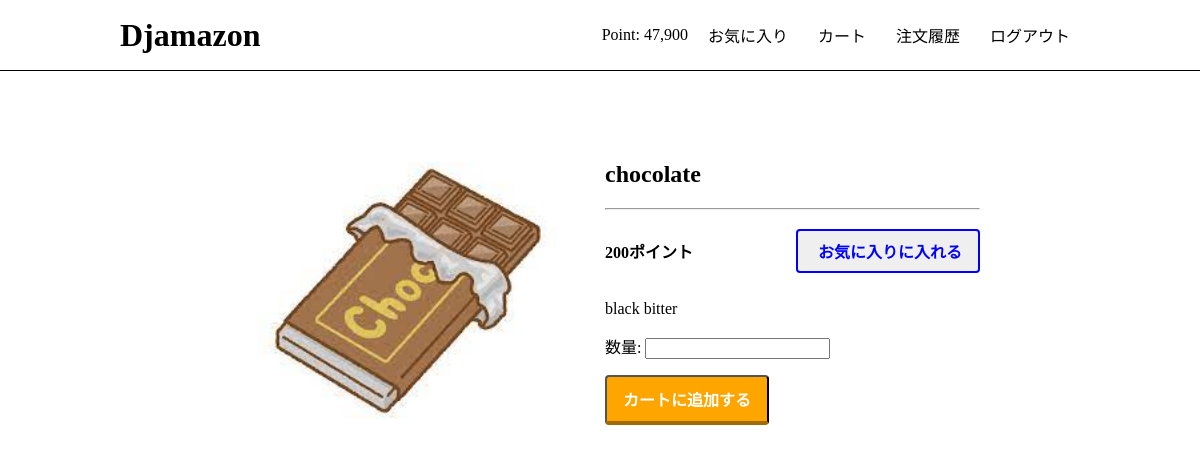
Page /product/3/ (signed in) on the committed database.
### users/models.py (models this page shows)
class User(AbstractBaseUser, PermissionsMixin):
    initial_point = 50000
    email = models.EmailField("メールアドレス", unique=True)
    point = models.PositiveIntegerField(default=initial_point)
    fav_products = models.ManyToManyField(Product, blank=True) # 追加
    is_staff = models.BooleanField("is_staff", default=False) #adminの権限
    is_active = models.BooleanField("is_active", default=True)#　必須の権限
    date_joined = models.DateTimeField("date_joined",default=timezone.now)
    objects = UserManager()
    USERNAME_FIELD = "email"
    EMAIL_FIELD = "email"
    REQUIRED_FIELDS = []
    class Meta:
        verbose_name = "user"
        verbose_name_plural = "users"

### app/models.py (models this page shows, shortened)
class Product(models.Model):
    name = models.CharField(max_length=100)
    description = models.TextField(blank=True)
    price = models.PositiveIntegerField(default=0)
    image = models.ImageField(upload_to='product')

### app/views.py (the view, shortened to what this page needs)
# urls.py: path('product/<int:product_id>/', views.detail, name='detail'),
def detail(request, product_id):
    product = get_object_or_404(Product, pk=product_id)
    add_to_cart_form = AddToCartForm(request.POST or None)
    context = {
       'product': product,
       'add_to_cart_form': add_to_cart_form,
    }
    return render(request, 'app/detail.html', context)

### app/forms.py
class AddToCartForm(forms.Form):
    num = forms.IntegerField(
        label='数量',
        min_value=1,
        required=True)

### app/templates/app/detail.html (shortened to what this page needs)
{% extends 'app/base.html' %}
{% load humanize %}
{% block content %}
<div class="product-detail">
    <div class="product-detail-image">
        <img src="{{ product.image.url }}" class="product-img">
    </div>
    <div class="product-detail-info">
        <h2>{{ product.name }}</h2>
        <hr>
        <div class="point-fav-section">
            <h4>{{ product.price | intcomma }}ポイント</h4>
            {% if request.user.is_authenticated %}
            <form action="{% url 'app:toggle_fav_product_status' %}" method="post">{% csrf_token %}
                {% if product in user.fav_products.all %}
                <input type="submit" name="submit" class="fav_button" value="
        お気に入りから外す" />
                {% else %}
                <input type="submit" name="submit" class="fav_button" value=" お気に入りに入れる" />
                {% endif %}
            </form>
            {% endif %}
        </div>
        <p>{{ product.description }}</p>
        <div>
            {% if request.user.is_authenticated %}
            <form action="{% url 'app:detail' product.id %}" method="post">{% csrf_token %}
                {{ add_to_cart_form.as_p }}
                <button class="purchase-button" type="submit">カートに追加する
                </button>
            </form>
            {% else %}
            <a href="{% url 'app:login' %}?next={{ request.path }}"><button
                    class="purchase-button">ログインして購入する</button></a>
            {% endif %}
        </div>
    </div>
</div>
{% endblock %}

### app/templates/app/base.html (shortened to what this page needs)
{% load static %}
{% load humanize %}
<!DOCTYPE html>
<html>
<head>
    <link rel="stylesheet" type="text/css" href="{% static 'css/style.css' %}">
</head>
<body>
    <header>
        <div class="container">
            <h1><a href="{% url 'app:index' %}">Djamazon</a></h1>
            <div class="header-menu">
                {% if request.user.is_authenticated %}
                <span>Point: {{ user.point | intcomma }}</span>
                <span><a href="{% url 'app:fav_products' %}">お気に入り</a></span>
                <span><a href="{% url 'app:cart' %}">カート</a></span>
                <span><a href="{% url 'app:order_history' %}">注文履歴</a></span>
                <span><a href="{% url 'app:logout' %}">ログアウト</a></span>
                {% else %}
                <span><a href="{% url 'app:login' %}">ログイン</a></span>
                <span><a href="{% url 'app:signup' %}">新規登録</a></span>
                {% endif %}
            </div>
        </div>
    </header>
    <div class="container">
        {% block content %}{% endblock %}
    </div>
</body>
</html>

### static/css/style.css (style rules this page uses)
html, body { margin: 0; }
div { box-sizing: border-box; }
a { text-decoration: none; color: #000; }
.container { width: 80%; margin: auto; overflow: auto; }
header { border-bottom: solid 1px #000; height: 70px; }
header .container { display: flex; justify-content: space-between; }
body > .container { width: 65%; padding-top: 60px; }
header h1 { margin: 0; height: 100%; line-height: 70px; }
.header-menu { display: flex; align-items: center; }
.header-menu a { padding: 10px; margin-left: 10px; }
.product-img { width: 100%; max-width: 500px; height: 300px; object-fit: cover; border-radius: 4px; }
.product-detail { display: flex; justify-content: flex-start; padding: 10px; }
.product-detail-image { flex: 1; }
.product-detail-info { flex: 1; }
.product-img { object-fit: contain; }
.product-detail-info { margin-left: 10px; }
.product-detail-info .point-fav-section { display: flex; justify-content: space-between; align-items: center; }
.product-detail-info .fav_button { text-align: center; display: inline-block; padding: 8px 16px; border: 2px solid blue; border-radius: 4px; font-size: 16px; font-weight: bold; color: blue; }
.product-detail-info .purchase-button { display: inline-block; text-align: center; background-color: orange; font-size: 16px; color: #FFF; font-weight: bold; padding: 10px 16px; border-radius: 4px; border-bottom: 4px solid #a26a03; }

### rows in the picture
User: point "47,900"
Product: image (picture), name "chocolate", price "200", description "black bitter"
